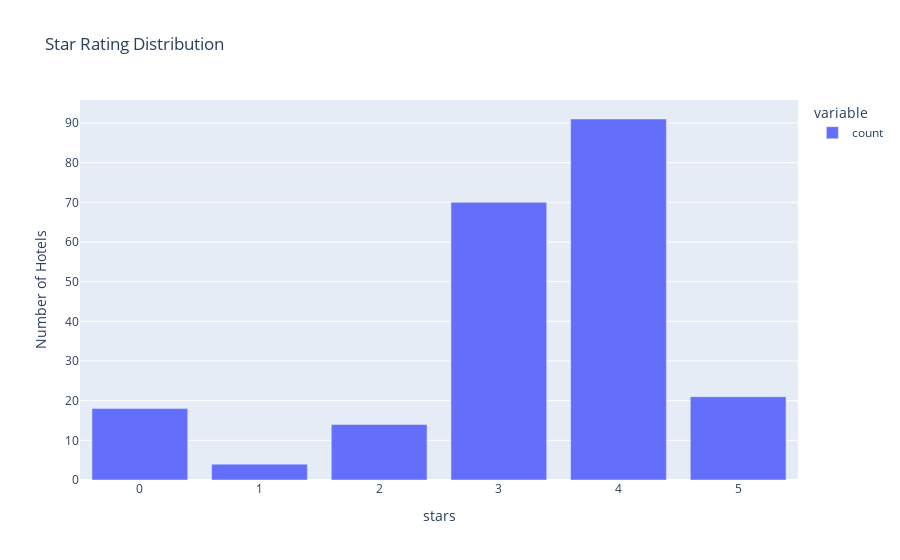

Source (notebook cell):
### Code cell
fig = px.bar(
    df_hotels["stars"].value_counts().sort_index(),
    title="Star Rating Distribution",
    labels={"index": "Stars", "value": "Number of Hotels"}
)
fig.show()

### Figure 1 — Plotly figure (JSON) as saved in the notebook; plotly's stock layout.template omitted (floating-point values rounded to 4 significant figures)
{"data": [{"alignmentgroup": "True", "hovertemplate": "variable=count<br>stars=%{x}<br>Number of Hotels=%{y}<extra></extra>", "legendgroup": "count", "marker": {"color": "#636efa", "pattern": {"shape": ""}}, "name": "count", "offsetgroup": "count", "orientation": "v", "showlegend": true, "textposition": "auto", "type": "bar", "x": [0, 1, 2, 3, 4, 5], "xaxis": "x", "y": [18, 4, 14, 70, 91, 21], "yaxis": "y"}], "layout": {"barmode": "relative", "legend": {"title": {"text": "variable"}, "tracegroupgap": 0}, "title": {"text": "Star Rating Distribution"}, "xaxis": {"anchor": "y", "domain": [0, 1], "title": {"text": "stars"}}, "yaxis": {"anchor": "x", "domain": [0, 1], "title": {"text": "Number of Hotels"}}}}
